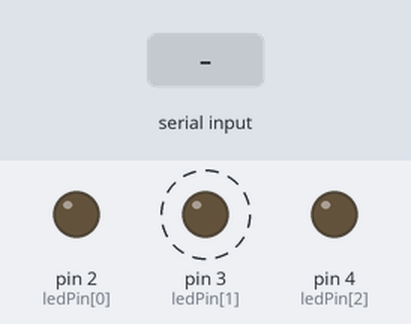
Bench run of a sketch on a simulated Arduino Uno, built with avr-gcc and run on an emulated ATmega328P. Shown: output pins drawn as LEDs (lit = HIGH). Dashed ring = blinking. The inputs (shaded band) are chosen by the test bench. Random numbers use the default seed unless the sketch sets one.

Above: at 1.1 s.
3.1 s: "1" received over Serial
At 5.1 s:
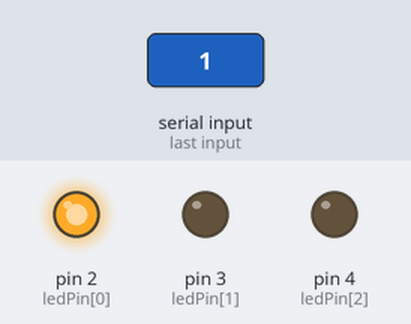
At 14.7 s:
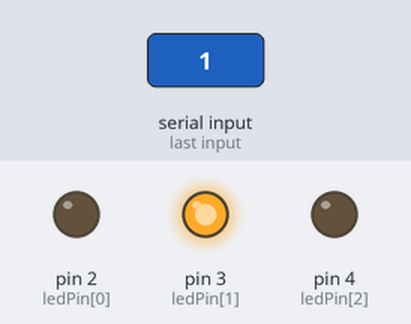
Timing chart, 0 to 18.6 s (numbered marks = the images above; inputs shaded):
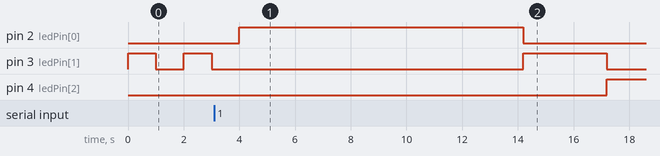

The sketch:

Opdracht_9.ino
```cpp
// Deze code is met behulp van Elske tot stand gekomen

#include <stdlib.h>

const int ledPin[] = {2, 3, 4};
unsigned long previousMillis = 0;
unsigned long currentMillis = millis();

void setup() {
  Serial.begin(9600);

  pinMode(ledPin[0], OUTPUT);
  pinMode(ledPin[1], OUTPUT);
  pinMode(ledPin[2], OUTPUT);

  // Wanneer de random functie aangesproken wordt komt er telkens een andere output uit
  randomSeed(analogRead(A0));
}

void loop() {

  // Het laten knipperen van de oranje lamp wanneer er niet op de knop wordt gedrukt
  digitalWrite(ledPin[1], HIGH);
  delay(1000);
  digitalWrite(ledPin[1], LOW);
  delay(1000);

  // Controleert of er een input wordt ontvangen vanuit de Androidapplicatie
  if (Serial.available()) {

    // De code vanuit de Androidapplicatie wordt opgehaald
    // Deze wordt in een variabele geplaatst
    char mander = Serial.read();

    // Als er geregistreerd wordt dat er in de Androidapplicatie op de knop is gedrukt dan de functies doorlopen om de lampen aan te zetten
    if (mander == '1') {

      // Groene lamp willekeurig tussen de 8 en 15 seconden aanzetten zolang de millis() onder het willekeurig gekozen getal blijven
      digitalWrite(ledPin[0], HIGH);
      int greenDuration = random(8000, 15000);
      previousMillis = millis();
      while (millis() - previousMillis < greenDuration) {

    }

      // Groene lamp uitzetten en de oranje lamp voor 3 seconden aanzetten
      digitalWrite(ledPin[0], LOW);
      digitalWrite(ledPin[1], HIGH);
      previousMillis = millis();
      int orangeDuration = 3000;
      while (millis() - previousMillis < orangeDuration) {

      }

      // Oranje lamp uitzetten en de rode lamp tussen de 8 en 15 seconden aanzetten zolang de millis() onder het willekeurig gekozen getal blijven
      digitalWrite(ledPin[1], LOW);
      digitalWrite(ledPin[2], HIGH);
      int redDuration = random(8000, 15000);
      previousMillis = millis();
      while (millis() - previousMillis < redDuration) {

      }

      // Rode lamp uitzetten
      digitalWrite(ledPin[2], LOW);
    }
  }
}
```

Measured:
- after the input at 3.1 s, pin 2 (ledPin[0]): LOW → HIGH after 0.90 s, → LOW 10.2 s later; pin 4 (ledPin[2]): LOW → HIGH after 14.1 s
